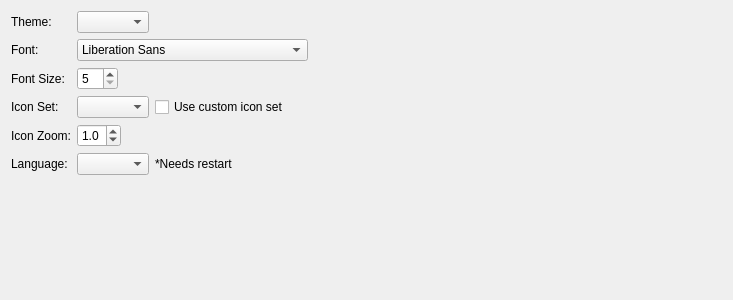
<?xml version="1.0" encoding="UTF-8"?>
<ui version="4.0">
 <class>EnvironmentAppearanceWidget</class>
 <widget class="QWidget" name="EnvironmentAppearanceWidget">
  <property name="geometry">
   <rect>
    <x>0</x>
    <y>0</y>
    <width>733</width>
    <height>300</height>
   </rect>
  </property>
  <property name="windowTitle">
   <string>Form</string>
  </property>
  <layout class="QGridLayout" name="gridLayout">
   <item row="3" column="0">
    <widget class="QLabel" name="label_6">
     <property name="text">
      <string>Icon Set:</string>
     </property>
    </widget>
   </item>
   <item row="1" column="2">
    <widget class="QWidget" name="widget_2" native="true">
     <layout class="QHBoxLayout" name="horizontalLayout_2">
      <property name="leftMargin">
       <number>0</number>
      </property>
      <property name="topMargin">
       <number>0</number>
      </property>
      <property name="rightMargin">
       <number>0</number>
      </property>
      <property name="bottomMargin">
       <number>0</number>
      </property>
      <item>
       <widget class="QFontComboBox" name="cbFont">
        <property name="editable">
         <bool>false</bool>
        </property>
       </widget>
      </item>
      <item>
       <spacer name="horizontalSpacer_2">
        <property name="orientation">
         <enum>Qt::Horizontal</enum>
        </property>
        <property name="sizeHint" stdset="0">
         <size>
          <width>40</width>
          <height>20</height>
         </size>
        </property>
       </spacer>
      </item>
     </layout>
    </widget>
   </item>
   <item row="1" column="0">
    <widget class="QLabel" name="label_2">
     <property name="text">
      <string>Font:</string>
     </property>
    </widget>
   </item>
   <item row="7" column="0">
    <spacer name="verticalSpacer">
     <property name="orientation">
      <enum>Qt::Vertical</enum>
     </property>
     <property name="sizeHint" stdset="0">
      <size>
       <width>20</width>
       <height>40</height>
      </size>
     </property>
    </spacer>
   </item>
   <item row="2" column="2">
    <widget class="QWidget" name="widget_3" native="true">
     <layout class="QHBoxLayout" name="horizontalLayout_3">
      <property name="leftMargin">
       <number>0</number>
      </property>
      <property name="topMargin">
       <number>0</number>
      </property>
      <property name="rightMargin">
       <number>0</number>
      </property>
      <property name="bottomMargin">
       <number>0</number>
      </property>
      <item>
       <widget class="QSpinBox" name="spinFontSize">
        <property name="minimum">
         <number>5</number>
        </property>
       </widget>
      </item>
      <item>
       <spacer name="horizontalSpacer_3">
        <property name="orientation">
         <enum>Qt::Horizontal</enum>
        </property>
        <property name="sizeHint" stdset="0">
         <size>
          <width>40</width>
          <height>20</height>
         </size>
        </property>
       </spacer>
      </item>
     </layout>
    </widget>
   </item>
   <item row="0" column="2">
    <widget class="QWidget" name="widget" native="true">
     <layout class="QHBoxLayout" name="horizontalLayout">
      <property name="leftMargin">
       <number>0</number>
      </property>
      <property name="topMargin">
       <number>0</number>
      </property>
      <property name="rightMargin">
       <number>0</number>
      </property>
      <property name="bottomMargin">
       <number>0</number>
      </property>
      <item>
       <widget class="QComboBox" name="cbTheme"/>
      </item>
      <item>
       <spacer name="horizontalSpacer">
        <property name="orientation">
         <enum>Qt::Horizontal</enum>
        </property>
        <property name="sizeHint" stdset="0">
         <size>
          <width>40</width>
          <height>20</height>
         </size>
        </property>
       </spacer>
      </item>
     </layout>
    </widget>
   </item>
   <item row="0" column="0">
    <widget class="QLabel" name="label">
     <property name="text">
      <string>Theme:</string>
     </property>
    </widget>
   </item>
   <item row="2" column="0">
    <widget class="QLabel" name="label_3">
     <property name="text">
      <string>Font Size:</string>
     </property>
    </widget>
   </item>
   <item row="3" column="2">
    <widget class="QWidget" name="widget_5" native="true">
     <layout class="QHBoxLayout" name="horizontalLayout_5">
      <property name="leftMargin">
       <number>0</number>
      </property>
      <property name="topMargin">
       <number>0</number>
      </property>
      <property name="rightMargin">
       <number>0</number>
      </property>
      <property name="bottomMargin">
       <number>0</number>
      </property>
      <item>
       <widget class="QComboBox" name="cbIconSet"/>
      </item>
      <item>
       <widget class="QCheckBox" name="chkUseCustomIconSet">
        <property name="text">
         <string>Use custom icon set</string>
        </property>
       </widget>
      </item>
      <item>
       <spacer name="horizontalSpacer_5">
        <property name="orientation">
         <enum>Qt::Horizontal</enum>
        </property>
        <property name="sizeHint" stdset="0">
         <size>
          <width>40</width>
          <height>20</height>
         </size>
        </property>
       </spacer>
      </item>
     </layout>
    </widget>
   </item>
   <item row="5" column="0">
    <widget class="QLabel" name="label_4">
     <property name="text">
      <string>Language:</string>
     </property>
    </widget>
   </item>
   <item row="5" column="2">
    <widget class="QWidget" name="widget_4" native="true">
     <layout class="QHBoxLayout" name="horizontalLayout_4">
      <property name="leftMargin">
       <number>0</number>
      </property>
      <property name="topMargin">
       <number>0</number>
      </property>
      <property name="rightMargin">
       <number>0</number>
      </property>
      <property name="bottomMargin">
       <number>0</number>
      </property>
      <item>
       <widget class="QComboBox" name="cbLanguage"/>
      </item>
      <item>
       <widget class="QLabel" name="label_5">
        <property name="text">
         <string>*Needs restart</string>
        </property>
       </widget>
      </item>
      <item>
       <spacer name="horizontalSpacer_4">
        <property name="orientation">
         <enum>Qt::Horizontal</enum>
        </property>
        <property name="sizeHint" stdset="0">
         <size>
          <width>40</width>
          <height>20</height>
         </size>
        </property>
       </spacer>
      </item>
     </layout>
    </widget>
   </item>
   <item row="4" column="0">
    <widget class="QLabel" name="label_7">
     <property name="text">
      <string>Icon Zoom:</string>
     </property>
    </widget>
   </item>
   <item row="4" column="2">
    <widget class="QWidget" name="widget_6" native="true">
     <layout class="QHBoxLayout" name="horizontalLayout_6">
      <property name="leftMargin">
       <number>0</number>
      </property>
      <property name="topMargin">
       <number>0</number>
      </property>
      <property name="rightMargin">
       <number>0</number>
      </property>
      <property name="bottomMargin">
       <number>0</number>
      </property>
      <item>
       <widget class="QDoubleSpinBox" name="spinZoomFactor">
        <property name="decimals">
         <number>1</number>
        </property>
        <property name="minimum">
         <double>0.100000000000000</double>
        </property>
        <property name="maximum">
         <double>5.000000000000000</double>
        </property>
        <property name="singleStep">
         <double>0.100000000000000</double>
        </property>
        <property name="value">
         <double>1.000000000000000</double>
        </property>
       </widget>
      </item>
      <item>
       <spacer name="horizontalSpacer_6">
        <property name="orientation">
         <enum>Qt::Horizontal</enum>
        </property>
        <property name="sizeHint" stdset="0">
         <size>
          <width>40</width>
          <height>20</height>
         </size>
        </property>
       </spacer>
      </item>
     </layout>
    </widget>
   </item>
  </layout>
 </widget>
 <tabstops>
  <tabstop>cbTheme</tabstop>
  <tabstop>cbFont</tabstop>
  <tabstop>spinFontSize</tabstop>
  <tabstop>cbIconSet</tabstop>
  <tabstop>chkUseCustomIconSet</tabstop>
  <tabstop>spinZoomFactor</tabstop>
  <tabstop>cbLanguage</tabstop>
 </tabstops>
 <resources/>
 <connections/>
</ui>
